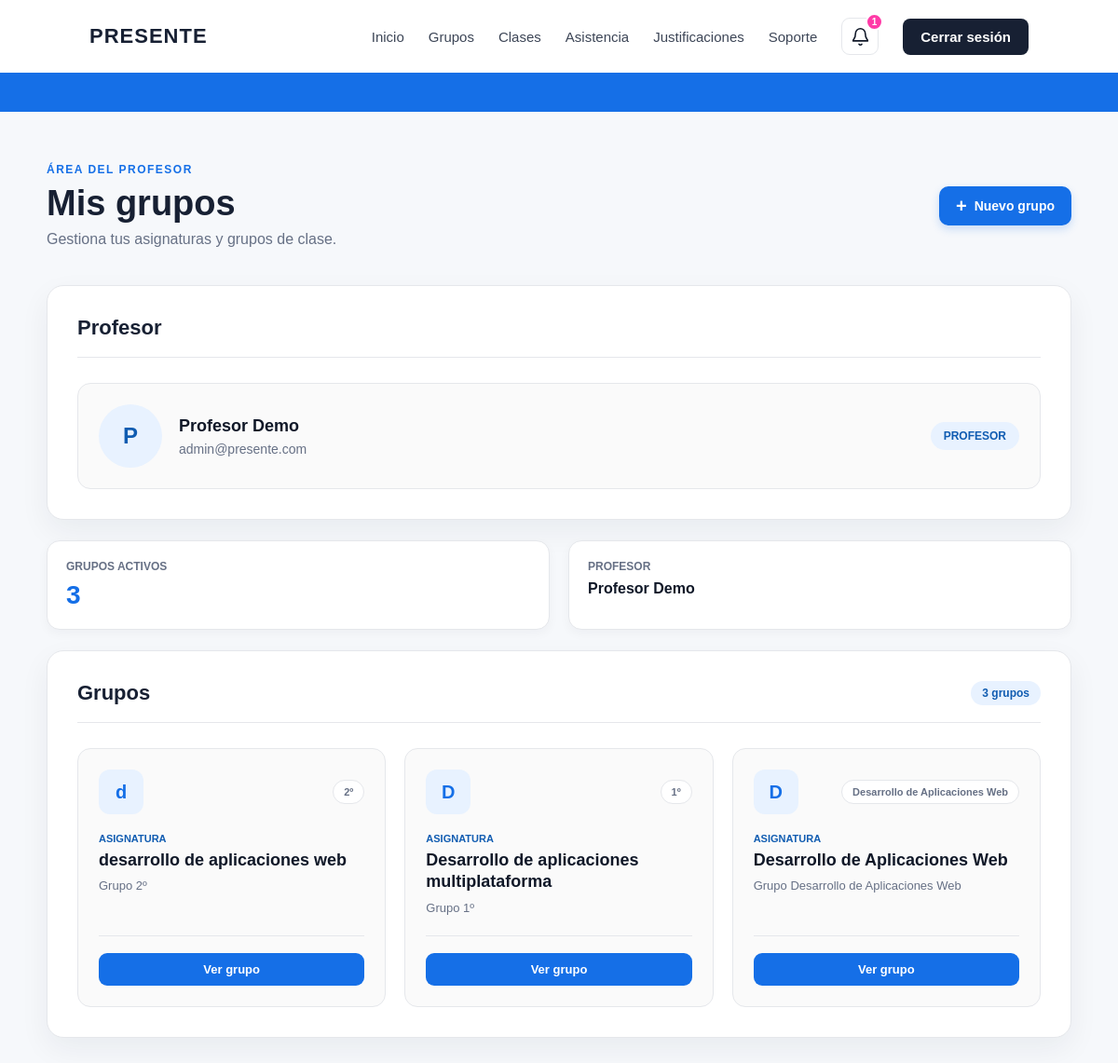
/profesor/panel/ (signed in), run on the app's committed database.
### asistencia/models.py (models this page shows, shortened)
class Profesor(models.Model):
    nombre = models.CharField(
        max_length=100
    )
    apellidos = models.CharField(
        max_length=150
    )
    email = models.EmailField(
        unique=True
    )
    foto = models.ImageField(
        upload_to='profesores/',
        blank=True,
        null=True
    )

class Grupo(models.Model):
    nombre = models.CharField(
        max_length=100
    )
    asignatura = models.CharField(
        max_length=150
    )
    profesor = models.ForeignKey(
        Profesor,
        on_delete=models.CASCADE
    )

### asistencia/views.py (the view)
def panel_profesor(request):
    profesor_id = request.session.get('profesor_id')
    if not profesor_id:
        return redirect('seleccionar_login')
    profesor = get_object_or_404(
        Profesor,
        id=profesor_id
    )
    grupos = Grupo.objects.filter(
        profesor=profesor
    )
    return render(
        request,
        'asistencia/panel_profesor.html',
        {
            'profesor': profesor,
            'grupos': grupos,
        }
    )

### asistencia/context_processors.py (called while the page is built)
def notificaciones_profesor(request):
    profesor_id = request.session.get("profesor_id")
    if not profesor_id:
        return {
            "justificaciones_pendientes": 0
        }
    justificaciones_pendientes = (
        Justificacion.objects
        .filter(
            estado="pendiente",
            asistencia__clase__grupo__profesor_id=profesor_id
        )
        .count()
    )
    return {
        "justificaciones_pendientes": justificaciones_pendientes
    }

### asistencia/templates/asistencia/panel_profesor.html (shortened to what this page needs)
{% extends 'asistencia/base.html' %}
{% block content %}
<section class="panel-usuario">
    <div
        class="panel-contenedor"
        style="max-width:1100px;"
    >
        <div
            class="panel-cabecera"
            style="
                display:flex;
                align-items:center;
                justify-content:space-between;
                gap:25px;
                flex-wrap:wrap;
            "
        >
            <div>
                <p class="panel-etiqueta">
                    ÁREA DEL PROFESOR
                </p>
                <h1>
                    Mis grupos
                </h1>
                <p class="panel-subtitulo">
                    Gestiona tus asignaturas y grupos de clase.
                </p>
            </div>
            <a
                href="{% url 'crear_grupo' %}"
                style="
                    display:inline-flex;
                    align-items:center;
                    justify-content:center;
                    gap:8px;
                    padding:11px 18px;
                    border-radius:10px;
                    background:#156FE7;
                    color:#FFFFFF;
                    text-decoration:none;
                    font-size:14px;
                    font-weight:700;
                    box-shadow:0 4px 10px rgba(21, 111, 231, 0.20);
                "
            >
                <span style="
                    font-size:20px;
                    line-height:1;
                ">
                    +
                </span>
                Nuevo grupo
            </a>
        </div>
        <div
            class="panel-tarjeta"
            style="margin-bottom:22px;"
        >
            <div class="panel-tarjeta-titulo">
                <h2>
                    Profesor
                </h2>
            </div>
            <div style="
                display:flex;
                align-items:center;
                justify-content:space-between;
                gap:20px;
                flex-wrap:wrap;
                margin-top:22px;
                padding:22px;
                border:1px solid #e5e7eb;
                border-radius:14px;
                background:#fafafa;
            ">
                <div style="
                    display:flex;
                    align-items:center;
                    gap:18px;
                ">
                    <div style="
                        width:68px;
                        height:68px;
                        border-radius:50%;
                        background:#E8F2FF;
                        display:flex;
                        align-items:center;
                        justify-content:center;
                        color:#105CB1;
                        font-size:24px;
                        font-weight:700;
                        flex-shrink:0;
                    ">
                        {{ profesor.nombre|first }}
                    </div>
                    <div>
                        <h3 style="
                            margin:0 0 6px 0;
                            color:#101828;
                            font-size:18px;
                        ">
                            {{ profesor.nombre }}
                            {{ profesor.apellidos }}
                        </h3>
                        <p style="
                            margin:0;
                            color:#667085;
                            font-size:14px;
                        ">
                            {{ profesor.email }}
                        </p>
                    </div>
                </div>
                <div style="
                    padding:8px 14px;
                    border-radius:999px;
                    background:#E8F2FF;
                    color:#105CB1;
                    font-size:12px;
                    font-weight:700;
                ">
                    PROFESOR
                </div>
            </div>
        </div>
        <div
            style="
                display:grid;
                grid-template-columns:repeat(auto-fit, minmax(220px, 1fr));
                gap:20px;
                margin-bottom:22px;
            "
        >
            <div style="
                padding:20px;
                background:#FFFFFF;
                border:1px solid #e5e7eb;
                border-radius:14px;
                box-shadow:0 4px 12px rgba(16, 24, 40, 0.04);
            ">
                <p style="
                    margin:0 0 8px 0;
                    color:#667085;
                    font-size:12px;
                    font-weight:700;
                ">
                    GRUPOS ACTIVOS
                </p>
                <strong style="
                    display:block;
                    font-size:28px;
                    color:#156FE7;
                ">
                    {{ grupos|length }}
                </strong>
            </div>
            <div style="
                padding:20px;
                background:#FFFFFF;
                border:1px solid #e5e7eb;
                border-radius:14px;
                box-shadow:0 4px 12px rgba(16, 24, 40, 0.04);
            ">
                <p style="
                    margin:0 0 8px 0;
                    color:#667085;
                    font-size:12px;
                    font-weight:700;
                ">
                    PROFESOR
                </p>
                <strong style="
                    display:block;
                    font-size:16px;
                    color:#101828;
                ">
                    {{ profesor.nombre }}
                    {{ profesor.apellidos }}
                </strong>
            </div>
        </div>
        <div class="panel-tarjeta">
            <div
                class="panel-tarjeta-titulo"
                style="
                    display:flex;
                    align-items:center;
                    justify-content:space-between;
                    gap:15px;
                    flex-wrap:wrap;
                "
            >
                <h2>
                    Grupos
                </h2>
                <span style="
                    padding:6px 12px;
                    border-radius:999px;
                    background:#E8F2FF;
                    color:#105CB1;
                    font-size:12px;
                    font-weight:700;
                ">
                    {{ grupos|length }}
                    {% if grupos|length == 1 %}
                        grupo
                    {% else %}
                        grupos
                    {% endif %}
                </span>
            </div>
            {% if grupos %}
                <div style="
                    display:grid;
                    grid-template-columns:repeat(auto-fit, minmax(280px, 1fr));
                    gap:20px;
                    margin-top:22px;
                ">
                    {% for grupo in grupos %}
                        <div style="
                            display:flex;
                            flex-direction:column;
                            justify-content:space-between;
                            min-height:210px;
                            padding:22px;
                            border:1px solid #e5e7eb;
                            border-radius:14px;
                            background:#fafafa;
                        ">
                            <div>
                                <div style="
                                    display:flex;
                                    align-items:center;
                                    justify-content:space-between;
                                    gap:15px;
                                    margin-bottom:20px;
                                ">
                                    <div style="
                                        width:48px;
                                        height:48px;
                                        border-radius:12px;
                                        background:#E8F2FF;
                                        display:flex;
                                        align-items:center;
                                        justify-content:center;
                                        color:#156FE7;
                                        font-size:20px;
                                        font-weight:800;
                                    ">
                                        {{ grupo.asignatura|first }}
                                    </div>
                                    <span style="
                                        padding:6px 11px;
                                        border-radius:999px;
                                        background:#FFFFFF;
                                        border:1px solid #e5e7eb;
                                        color:#667085;
                                        font-size:11px;
                                        font-weight:700;
                                    ">
                                        {{ grupo.nombre }}
                                    </span>
                                </div>
                                <p style="
                                    margin:0 0 6px 0;
                                    color:#105CB1;
                                    font-size:11px;
                                    font-weight:700;
                                ">
                                    ASIGNATURA
                                </p>
                                <h3 style="
                                    margin:0 0 8px 0;
                                    color:#101828;
                                    font-size:18px;
                                    line-height:1.3;
                                ">
                                    {{ grupo.asignatura }}
                                </h3>
                                <p style="
                                    margin:0;
                                    color:#667085;
                                    font-size:13px;
                                ">
                                    Grupo {{ grupo.nombre }}
                                </p>
                            </div>
                            <div style="
                                margin-top:22px;
                                padding-top:18px;
                                border-top:1px solid #e5e7eb;
                            ">
                                <a
                                    href="{% url 'detalle_grupo' grupo.id %}"
                                    style="
                                        display:flex;
                                        align-items:center;
                                        justify-content:center;
                                        width:100%;
                                        box-sizing:border-box;
                                        padding:10px 14px;
                                        border-radius:9px;
                                        background:#156FE7;
                                        color:#FFFFFF;
                                        text-decoration:none;
                                        font-size:13px;
                                        font-weight:700;
                                    "
                                >
                                    Ver grupo
                                </a>
                            </div>
                        </div>
                    {% endfor %}
                </div>
            {% endif %}
        </div>
    </div>
</section>
{% endblock %}

### asistencia/static/asistencia/css/style.css (style rules this page uses)
* { margin: 0; padding: 0; box-sizing: border-box; }
html { width: 100%; overflow-x: hidden; }
body { width: 100%; min-height: 100vh; font-family: 'Poppins', sans-serif; background-color: #f6f8fb; color: #172033; overflow-x: hidden; }
.panel-usuario { min-height: calc(100vh - 120px); padding: 55px 25px 80px; }
.panel-contenedor { width: 100%; max-width: 1100px; margin: 0 auto; }
.panel-cabecera { display: flex; justify-content: space-between; align-items: center; gap: 30px; margin-bottom: 40px; }
.panel-etiqueta { margin-bottom: 8px; color: #156FE7; font-size: 12px; font-weight: 700; letter-spacing: 1.5px; }
.panel-cabecera h1 { margin-bottom: 8px; font-size: 38px; font-weight: 800; color: #172033; }
.panel-subtitulo { color: #667085; font-size: 16px; }
.panel-tarjeta { padding: 32px; background-color: #ffffff; border: 1px solid #e5e7eb; border-radius: 18px; box-shadow: 0 12px 32px rgba(23, 32, 51, 0.06); }
.panel-tarjeta-titulo { margin-bottom: 27px; padding-bottom: 18px; border-bottom: 1px solid #e5e7eb; }
.panel-tarjeta-titulo h2 { font-size: 22px; color: #172033; }

### data on the page
Profesor: nombre|first "P", nombre "Profesor", apellidos "Demo", email "admin@presente.com"
Grupo: asignatura|first "d", nombre "2º", asignatura "desarrollo de aplicaciones web"
Grupo: asignatura|first "D", nombre "1º", asignatura "Desarrollo de aplicaciones multiplataforma"
Grupo: asignatura|first "D", nombre "Desarrollo de Aplicaciones Web", asignatura "Desarrollo de Aplicaciones Web"

### other printed values
{{ justificaciones_pendientes }} "1"
{{ grupos|length }} "3"
